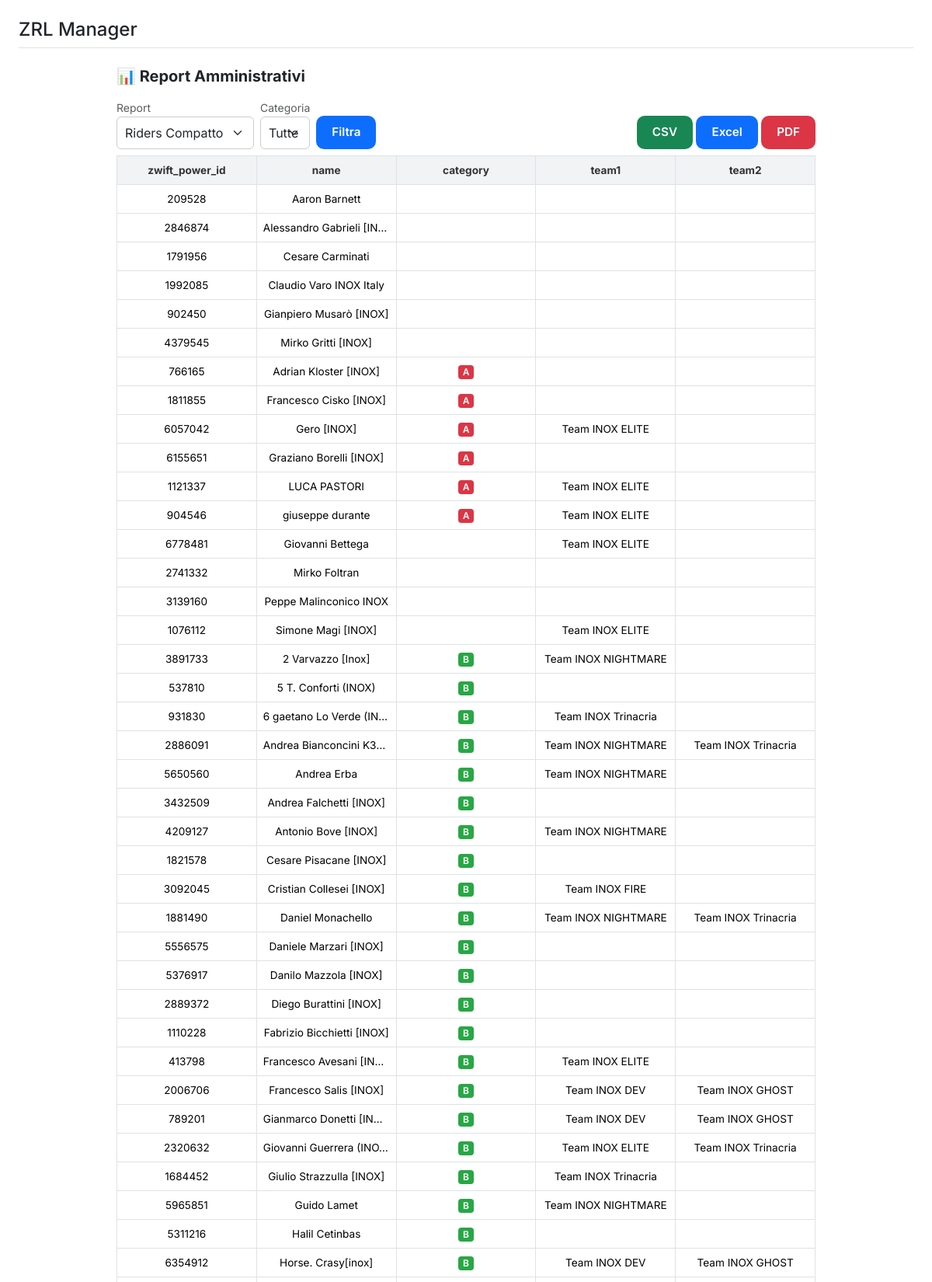
Page /admin/reports/ (upper part) on the committed database.
### tables this page shows
CREATE TABLE riders (
    zwift_power_id TEXT PRIMARY KEY,
    name TEXT NOT NULL,
    category TEXT,
    ranking REAL,
    wkg_20min REAL,
    watt_20min REAL,
    wkg_15sec REAL,
    watt_15sec REAL,
    status TEXT,
    races INTEGER,
    weight REAL,
    ftp REAL,
    age INTEGER,
    available_zrl INTEGER DEFAULT 1,
    is_captain INTEGER DEFAULT 0,
    email TEXT,
    password TEXT,
    active INTEGER DEFAULT 1,
    profile_url TEXT,
    created_at TEXT,
    country TEXT
);

### blueprints/admin/routes/admin_reports.py (the view, shortened to what this page needs)
@admin_reports_bp.route("/")
def index():
    report_type = request.args.get("report_type", "riders_compact")
    category_filter = (request.args.get("category") or "").strip().upper()
    team_filter = (request.args.get("team") or "").strip()
    conn = get_db()
    categories = [r["category"] for r in conn.execute(
        "SELECT DISTINCT category FROM riders WHERE active=1"
    ).fetchall()]
    teams_list = [r["name"] for r in conn.execute(
        "SELECT DISTINCT name FROM teams"
    ).fetchall()]
    rows, columns, lineup_per_team = [], [], {}
    race_date = None
    if report_type in ["riders", "riders_compact"]:
        query = """
            SELECT
                r.zwift_power_id,
                r.name,
                TRIM(UPPER(r.category)) AS category,
                COALESCE(GROUP_CONCAT(DISTINCT t.name), '') AS teams
            FROM riders r
            LEFT JOIN rider_teams rt ON r.zwift_power_id = rt.zwift_power_id
            LEFT JOIN teams t ON t.id = rt.team_id
            WHERE r.active = 1
        """
        params = []
        if category_filter:
            query += " AND TRIM(UPPER(r.category)) = ?"
            params.append(category_filter)
        query += " GROUP BY r.zwift_power_id, r.name, r.category ORDER BY r.category, r.name"
        df = pd.read_sql_query(query, conn, params=params)
        for col in ["zwift_power_id", "name", "category", "teams"]:
            df[col] = df[col].fillna("").astype(str).str.strip()
        split_teams = df["teams"].str.split(",", n=1, expand=True)
        df["team1"] = split_teams[0].fillna("").str.strip()
        df["team2"] = split_teams[1].fillna("").str.strip() if 1 in split_teams.columns else ""
        df = df[["zwift_power_id", "name", "category", "team1", "team2"]]
        rows = df.to_dict(orient="records")
        columns = list(df.columns)
    else:
        flash("Tipo di report non valido", "danger")
    conn.close()
    return render_template(
        "admin/reports/index.html",
        report_type=report_type,
        rows=rows,
        columns=columns,
        categories=categories,
        teams=teams_list,
        category_filter=category_filter,
        team_filter=team_filter,
        lineup_per_team=lineup_per_team if report_type in ["lineup", "team_composition"] else None,
        race_date=race_date
    )

### db.py (called while the page is built)
def _connect_db(db_path, attr_name):
    if has_app_context():
        if not hasattr(g, attr_name):
            conn = sqlite3.connect(db_path)
            conn.row_factory = sqlite3.Row
            setattr(g, attr_name, conn)
            logging.info(f"📂 Connessione Flask attiva → {db_path}")
        return getattr(g, attr_name)
    conn = sqlite3.connect(db_path)
    conn.row_factory = sqlite3.Row
    logging.info(f"📂 Connessione diretta → {db_path}")
    return conn

def get_zrl_db():
    return _connect_db(ZRL_DB_PATH, "zrl_db")

### templates/admin/reports/index.html (shortened to what this page needs)
{% extends "base.html" %}
{% block content %}
<div class="report-container">
  <h5 class="fw-bold mb-3">
    📊 Report Amministrativi
  </h5>
  <div class="report-controls">
    <form method="get" class="filter-form">
      <div>
        <label for="report_type" class="form-label mb-0 small text-muted">Report</label>
        <select name="report_type" id="report_type" class="form-select form-select-sm" onchange="this.form.submit()">
          <option value="riders_compact" {% if report_type == 'riders_compact' %}selected{% endif %}>Riders Compatto</option>
        </select>
      </div>
      {% if report_type in ['riders_compact', 'lineup', 'team_composition'] %}
      <div>
        <label for="category" class="form-label mb-0 small text-muted">Categoria</label>
        <select name="category" id="category" class="form-select form-select-sm">
          <option value="">Tutte</option>
        </select>
      </div>
      {% endif %}
      <div>
        <button class="btn btn-primary btn-sm">Filtra</button>
      </div>
    </form>
    <div class="export-buttons">
      <a href="{{ url_for('admin_reports.export_report', report_type=report_type, category=category_filter, team=team_filter, fmt='csv') }}" class="btn btn-success btn-sm">CSV</a>
      <a href="{{ url_for('admin_reports.export_report', report_type=report_type, category=category_filter, team=team_filter, fmt='xlsx') }}" class="btn btn-primary btn-sm">Excel</a>
      <a href="{{ url_for('admin_reports.export_report', report_type=report_type, category=category_filter, team=team_filter, fmt='pdf') }}" class="btn btn-danger btn-sm">PDF</a>
    </div>
  </div>
  {% if report_type == 'lineup' %}
    <div class="lineup-grid">
      {% for team, riders in lineup_per_team.items() %}
        {% set rider_list = riders|list %}
        {% set team_category = rider_list[0].category|default('OTHER') if rider_list|length > 0 else 'OTHER' %}
        {% set header_class = "thead-" + team_category %}
        <div class="team-table">
          <h6 class="fw-bold">{{ team }}</h6>
          <table class="table table-sm report-table">
            <thead>
              <tr class="{{ header_class }}">
                <th>Rider</th>
                <th>Categoria</th>
              </tr>
            </thead>
            <tbody>
              {% for i in range(6) %}
                <tr>
                  {% if rider_list[i] is defined %}
                    <td>{{ rider_list[i].name }}</td>
                    <td><span class="badge-category badge-{{ rider_list[i].category|default('OTHER') }}">{{ rider_list[i].category|default('') }}</span></td>
                  {% else %}
                    <td>&nbsp;</td>
                    <td>&nbsp;</td>
                  {% endif %}
                </tr>
              {% endfor %}
            </tbody>
          </table>
        </div>
      {% endfor %}
    </div>
    {% else %}
    <table class="table table-sm report-table">
      <thead>
        <tr>
          {% for c in columns %}
            <th>{{ c }}</th>
          {% endfor %}
        </tr>
      </thead>
      <tbody>
        {% for row in rows %}
          <tr>
            {% for c in columns %}
              {% if c == "category" %}
                {% set badge_class = "badge-" + row[c]|default('OTHER') %}
                <td><span class="badge-category {{ badge_class }}">{{ row[c]|default('') }}</span></td>
              {% else %}
                <td>{{ row[c]|default('') }}</td>
              {% endif %}
            {% endfor %}
          </tr>
        {% endfor %}
      </tbody>
    </table>
  {% endif %}
</div>
{% endblock %}

### templates/base.html (shortened to what this page needs)
<!DOCTYPE html>
<html lang="it">
<head>
  <link href="https://cdn.jsdelivr.net/npm/bootstrap@5.3.2/dist/css/bootstrap.min.css" rel="stylesheet">
  <link href="https://cdn.jsdelivr.net/npm/bootstrap-icons@1.10.5/font/bootstrap-icons.css" rel="stylesheet">
  <link rel="stylesheet" href="{{ url_for('static', filename='css/style.css') }}">
  <link rel="stylesheet" href="{{ url_for('static', filename='css/custom.css') }}">
</head>
<body class="{% if session.get('user_id') and session.get('user_role') %}has-sidebar{% endif %}">
{% set role = session.get('user_role') %}
<div class="main-content p-4">
  <header class="d-flex justify-content-between align-items-center mb-4">
    <div class="d-flex align-items-center gap-2">
      <h1 class="h4 m-0">{{ page_title or "ZRL Manager" }}</h1>
    </div>
  </header>
  {% block content %}{% endblock %}
</div>
</body>
</html>

### static/css/style.css (style rules this page uses)
* { box-sizing: border-box; margin: 0; padding: 0; }
body { font-family: 'Inter', sans-serif; background-color: #f5f7fa; color: #333; min-height: 100vh; }
.main-content { margin-left: 240px; flex: 1; display: flex; flex-direction: column; }
input[type="text"], input[type="number"], select, .form-input, .form-select { width: 100%; padding: 8px 10px; font-size: 1rem; border-radius: 6px; border: 1px solid #ccc; background-color: #fff; transition: all 0.2s ease; }
.btn { padding: 10px 20px; font-size: 0.95rem; font-weight: 600; border-radius: 8px; border: none; cursor: pointer; transition: all 0.2s ease; }
.report-table { font-size: 0.85rem; width: 100%; border-collapse: collapse; margin-bottom: 1.5rem; table-layout: fixed; }
.report-table th, .report-table td { height: 28px; line-height: 28px; padding: 4px 8px; overflow: hidden; white-space: nowrap; text-overflow: ellipsis; vertical-align: middle; text-align: center; border: 1px solid #dee2e6; }

### static/css/custom.css (style rules this page uses)
body { font-family: 'Inter', sans-serif; background-color: #f8f9fa; color: #212529; }
a { text-decoration: none; }
.main-content { overflow-x: hidden; background-color: #ffffff; min-height: 100vh; }
header { border-bottom: 1px solid #dee2e6; padding-bottom: 0.5rem; }
.table { font-size: 0.9rem; }
.table thead th { background-color: #f1f3f5; color: #333; }
.btn { border-radius: 10px; }

### templates/base.html (style rules this page uses)
body { font-family: 'Inter', sans-serif; }
.main-content { flex: 1; display: flex; flex-direction: column; margin-left: 0; transition: margin-left 0.3s; }

### templates/admin/reports/index.html (style rules this page uses)
.report-container { max-width: 900px; margin: 0 auto; }
.report-table { font-size: 0.85rem; width: 100%; border-collapse: collapse; margin-bottom: 1.5rem; table-layout: fixed; }
.report-table th, .report-table td { padding: 4px 8px; text-align: center; vertical-align: middle; border: 1px solid #dee2e6; height: 28px; line-height: 28px; overflow: hidden; white-space: nowrap; text-overflow: ellipsis; }
.report-table tbody tr:nth-child(even) { background-color: #f9f9f9; }
.badge-category { display: inline-block; padding: 0.25em 0.5em; font-size: 0.75rem; font-weight: 600; border-radius: 0.25rem; color: #fff; margin: 0; line-height: 1; }
.badge-A { background-color: #dc3545; }
.badge-B { background-color: #28a745; }
.report-controls { display: flex; justify-content: space-between; align-items: flex-end; margin-bottom: 0.5rem; flex-wrap: wrap; gap: 0.5rem; }
.filter-form { display: flex; gap: 0.5rem; align-items: flex-end; flex-wrap: wrap; }

### rows in the picture
riders: zwift_power_id "209528" "Aaron Barnett"
riders: zwift_power_id "2846874" "Alessandro Gabrieli [IN…"
riders: zwift_power_id "1791956" "Cesare Carminati"
riders: zwift_power_id "1992085" "Claudio Varo INOX Italy"
riders: zwift_power_id "902450" "Gianpiero Musarò [INOX]"
riders: zwift_power_id "4379545" "Mirko Gritti [INOX]"
riders: zwift_power_id "766165" "Adrian Kloster [INOX]", row "A"
riders: zwift_power_id "1811855" "Francesco Cisko [INOX]", row "A"
riders: zwift_power_id "6057042" "Gero [INOX]" "Team INOX ELITE", row "A"
riders: zwift_power_id "6155651" "Graziano Borelli [INOX]", row "A"
riders: zwift_power_id "1121337" "LUCA PASTORI" "Team INOX ELITE", row "A"
riders: zwift_power_id "904546" "giuseppe durante" "Team INOX ELITE", row "A"
riders: zwift_power_id "6778481" "Giovanni Bettega" "Team INOX ELITE"
riders: zwift_power_id "2741332" "Mirko Foltran"
riders: zwift_power_id "3139160" "Peppe Malinconico INOX"
riders: zwift_power_id "1076112" "Simone Magi [INOX]" "Team INOX ELITE"
riders: zwift_power_id "3891733" "2 Varvazzo [Inox]" "Team INOX NIGHTMARE", row "B"
riders: zwift_power_id "537810" "5 T. Conforti (INOX)", row "B"
riders: zwift_power_id "931830" "6 gaetano Lo Verde (IN…" "Team INOX Trinacria", row "B"
riders: zwift_power_id "2886091" "Andrea Bianconcini K31…" "Team INOX NIGHTMARE" "Team INOX Trinacria", row "B"
riders: zwift_power_id "5650560" "Andrea Erba" "Team INOX NIGHTMARE", row "B"
riders: zwift_power_id "3432509" "Andrea Falchetti [INOX]", row "B"
riders: zwift_power_id "4209127" "Antonio Bove [INOX]" "Team INOX NIGHTMARE", row "B"
riders: zwift_power_id "1821578" "Cesare Pisacane [INOX]", row "B"
riders: zwift_power_id "3092045" "Cristian Collesei [INOX]" "Team INOX FIRE", row "B"
riders: zwift_power_id "1881490" "Daniel Monachello" "Team INOX NIGHTMARE" "Team INOX Trinacria", row "B"
riders: zwift_power_id "5556575" "Daniele Marzari [INOX]", row "B"
riders: zwift_power_id "5376917" "Danilo Mazzola [INOX]", row "B"
riders: zwift_power_id "2889372" "Diego Burattini [INOX]", row "B"
riders: zwift_power_id "1110228" "Fabrizio Bicchietti [INOX]", row "B"
riders: zwift_power_id "413798" "Francesco Avesani [IN…" "Team INOX ELITE", row "B"
riders: zwift_power_id "2006706" "Francesco Salis [INOX]" "Team INOX DEV" "Team INOX GHOST", row "B"
riders: zwift_power_id "789201" "Gianmarco Donetti [IN…" "Team INOX DEV" "Team INOX GHOST", row "B"
riders: zwift_power_id "2320632" "Giovanni Guerrera (INOX)" "Team INOX ELITE" "Team INOX Trinacria", row "B"
riders: zwift_power_id "1684452" "Giulio Strazzulla [INOX]" "Team INOX Trinacria", row "B"
riders: zwift_power_id "5965851" "Guido Lamet" "Team INOX NIGHTMARE", row "B"
riders: zwift_power_id "5311216" "Halil Cetinbas", row "B"
riders: zwift_power_id "6354912" "Horse. Crasy[inox]" "Team INOX DEV" "Team INOX GHOST", row "B"

### other values in the picture
{{ page_title or "ZRL Manager" }} "ZRL Manager"
{{ c }} "zwift_power_id" "name" "category" "team1" "team2"
